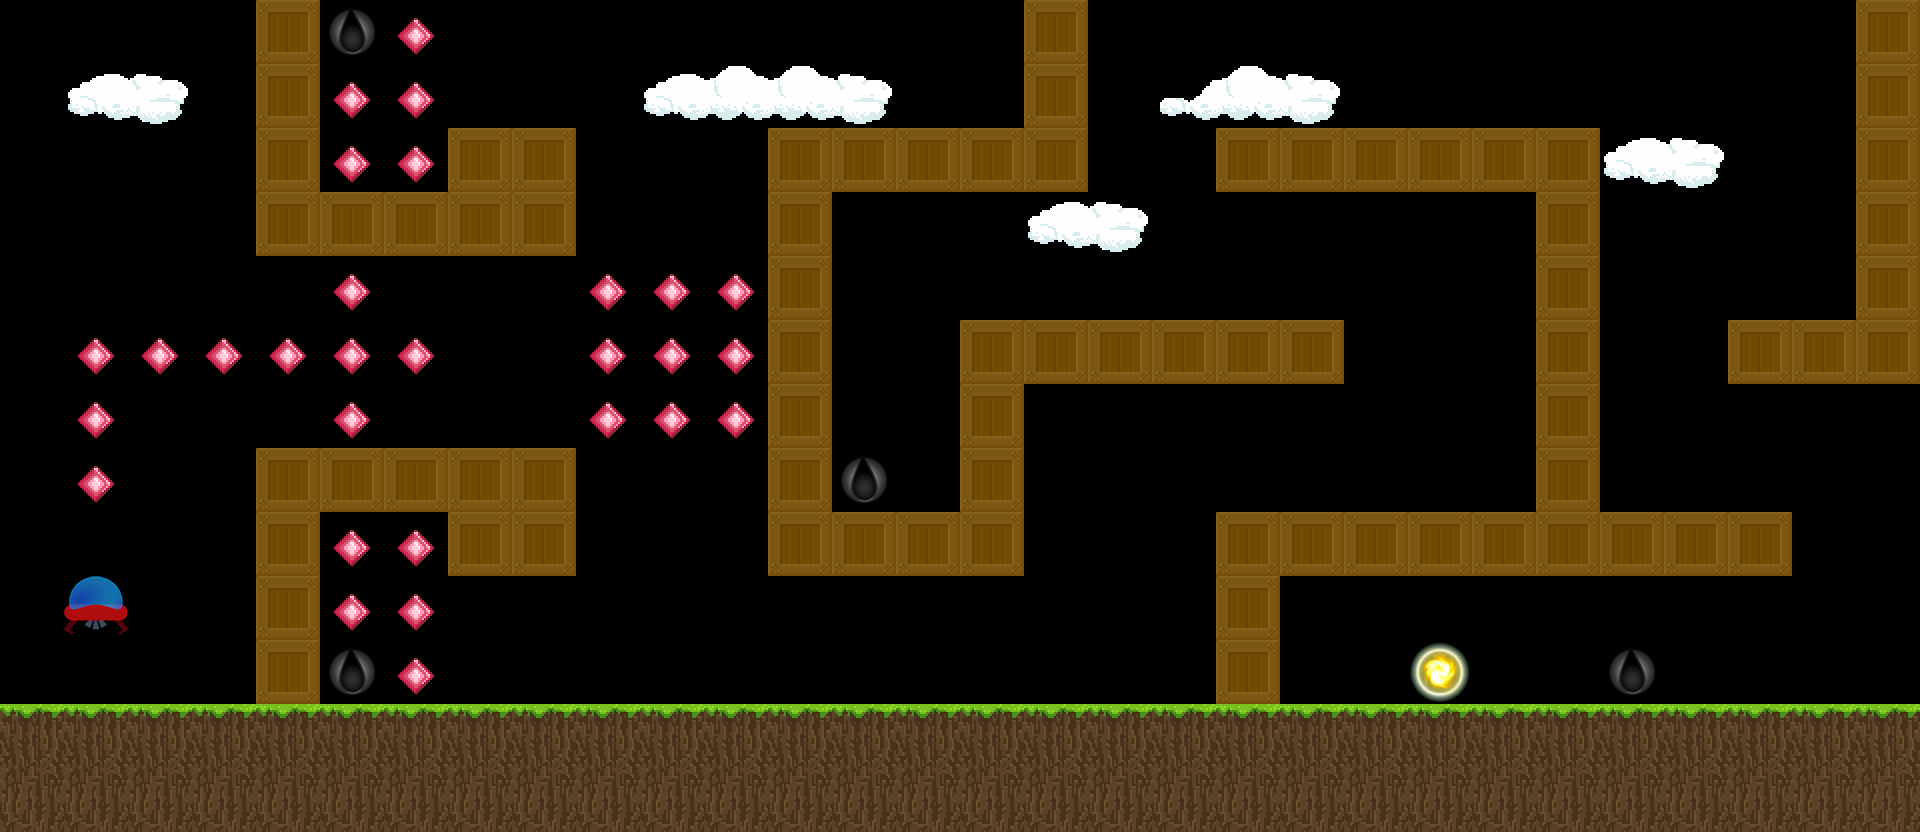

A 2D game scene composited from a Tiled map and its tileset images. What follows is a short description and the map's XML, with each tile layer's data collapsed to a summary:
An orthogonal 30x13 tile map with 64x64 px tiles, 7 tile layers (BaseLayer, Non_Interactive_obstacles, Interactive_obstacles, Fuel, ...), 6 tilesets.

<map version="1.10" tiledversion="1.10.2" orientation="orthogonal" renderorder="right-down" width="30" height="13" tilewidth="64" tileheight="64" infinite="0" nextlayerid="8" nextobjectid="1">
 <editorsettings>
  <export target="../levels/level6.tmj" format="json" />
 </editorsettings>
 <tileset firstgid="1" name="FuelCan" tilewidth="64" tileheight="64" tilecount="1" columns="1">
  <image source="../imgs/FuelCan.png" width="64" height="64" />
 </tileset>
 <tileset firstgid="2" name="magmaTileSet32x" tilewidth="64" tileheight="64" tilecount="3" columns="3">
  <image source="../imgs/magmaTileSet32x.png" width="192" height="96" />
 </tileset>
 <tileset firstgid="5" name="Tiles_64x64" tilewidth="64" tileheight="64" tilecount="64" columns="8">
  <image source="../imgs/Tiles_64x64.png" width="512" height="512" />
 </tileset>
 <tileset firstgid="69" name="UFO" tilewidth="64" tileheight="64" tilecount="1" columns="1">
  <image source="../imgs/UFO.png" width="64" height="64" />
 </tileset>
 <tileset firstgid="70" name="Iceless" tilewidth="64" tileheight="64" tilecount="1" columns="1">
  <image source="../imgs/Iceless.png" width="64" height="64" />
 </tileset>
 <tileset firstgid="71" name="Orb of Flame" tilewidth="64" tileheight="64" tilecount="1" columns="1">
  <image source="../imgs/Orb of Flame.png" width="64" height="64" />
 </tileset>
 <layer id="1" name="BaseLayer" width="30" height="13">
  <properties>
   <property name="airFriction" type="float" value="0.2" />
   <property name="gravity" type="float" value="9.8" />
   <property name="offset_max" type="int" value="0" />
   <property name="offset_min" type="int" value="-74" />
   <property name="xMultiplier" type="float" value="5.8" />
   <property name="yMultiplier" type="float" value="10.5" />
  </properties>
  <data>[390 cells, 48 non-empty, 7 distinct tile ids]</data>
 </layer>
 <layer id="2" name="Non_Interactive_obstacles" width="30" height="13">
  <data>[390 cells, 0 non-empty, 0 distinct tile ids]</data>
 </layer>
 <layer id="3" name="Interactive_obstacles" width="30" height="13">
  <properties>
   <property name="e" type="float" value="0.8" />
  </properties>
  <data>[390 cells, 134 non-empty, 3 distinct tile ids]</data>
 </layer>
 <layer id="4" name="Fuel" width="30" height="13">
  <properties>
   <property name="fuelLevel" type="float" value="1.8" />
  </properties>
  <data>[390 cells, 4 non-empty, 1 distinct tile ids]</data>
 </layer>
 <layer id="5" name="Coin" width="30" height="13">
  <properties>
   <property name="value" type="int" value="5" />
  </properties>
  <data>[390 cells, 29 non-empty, 1 distinct tile ids]</data>
 </layer>
 <layer id="6" name="Game_Objective" width="30" height="13">
  <data>[390 cells, 1 non-empty, 1 distinct tile ids]</data>
 </layer>
 <layer id="7" name="UFO" width="30" height="13">
  <properties>
   <property name="HorizontalAirFrictionMultiplier" type="float" value="0.9" />
   <property name="VerticalAirFrictionMultiplier" type="float" value="0.5" />
   <property name="e" type="float" value="0.8" />
   <property name="enginForce" type="float" value="100" />
   <property name="fuelCap" type="float" value="5" />
   <property name="fuelEfficency" type="float" value="0.994" />
   <property name="fuelLevel" type="float" value="5" />
   <property name="liftingEnginCount" type="int" value="1" />
   <property name="mass" type="float" value="150" />
   <property name="maxhealth" type="float" value="100" />
   <property name="strength" type="float" value="100" />
  </properties>
  <data>[390 cells, 1 non-empty, 1 distinct tile ids]</data>
 </layer>
</map>
